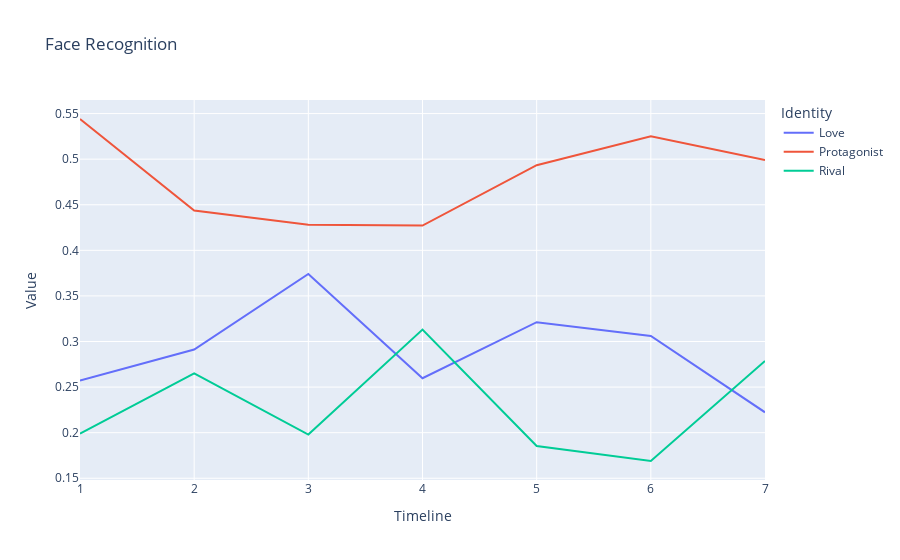

Write notebook code for a chart like this one.
### Markdown cell above
### CHUNKED PRESENCE WITH FILM MEANS

### Code cell
CHUNKING = 8

# User plotly to visualize something

import plotly.express as px
import pandas as pd

# Load all csv files in csv/
import glob
import os

csv_files = glob.glob("csv/*.csv")

USE_GENERAL_NAMES = True # Keep true
USE_GENDER_NAMES = False

USE_FILM_AVERAGE = True # Better keep true

IGNORE_MINOR_CHARACTERS = True

FILM_FRAME_TOTALS = {
	"Cliff": 2097,
	"Our Village": 2377,
	"Diary of Nurse": 2297,
	"Sabrina": 2751,
	"The Man from Laramie": 2477,
	"Human Desire": 2200,
	"Chikamatsu Story": 2460,
	"Black River": 2552,
	"Duel in the Sun": 3207,
	"Gilda": 2652,
	"Jigoku Mon": 2151,
	"Kurutta Kajitsu": 2076,
	"Notorious": 2433,
	"Oklahoma": 3577,
	"Vikings": 2740,
	"Waves of Life": 2465
}

RIVALS = ["Keming", "Professor Yuan", "Haoru", "David", "Vic", "Carl", "Ishun", "Hitokiri Joe", "Natsuhisa", "Bo Kang", "Wataru", "Jud", "Alex Sebastian", "Ballin", "Einar", "Jesse"]
MALES = ["Zhanwu", "Fan Jun", "Changping", "Linus", "Will", "Jeff", "Mohei", "Nishida", "Haruji", "Jin Zhang", "Moritoo", "Curly", "Devlin", "Johnny", "Eric", "Lewt"]
LADIES = ["Shuzhen", "Fang Qing", "Suhua", "Sabrina", "Barbara", "Vicki", "Osan", "Shizuko", "Eri", "Ye Suping", "Kesa", "Laurey", "Alicia", "Gilda", "Morgana", "Pearl"]

PROTAGONISTS = ["Zhanwu", "Fang Qing", "Suhua", "Sabrina", "Will", "Jeff", "Mohei", "Nishida", "Haruji", "Jin Zhang", "Moritoo", "Curly", "Alicia", "Johnny", "Eric", "Pearl"]
LOVES = ["Shuzhen", "Fan Jun", "Changping", "Linus", "Barbara", "Vicki", "Osan", "Shizuko", "Eri", "Ye Suping", "Kesa", "Laurey", "Devlin", "Gilda", "Morgana", "Lewt"]

def find_section(range_start, range_end, num_sections, value):
    """
    Given a range [range_start, range_end], this function splits it into
    num_sections and returns which section (1-based index) the value falls into.

    :param range_start: The start of the range (inclusive).
    :param range_end: The end of the range (inclusive).
    :param num_sections: Number of sections to divide the range into.
    :param value: The value for which we want to determine the section index.
    :return: The section index (1-based) where the value fits.
    """
    # Handle edge cases, e.g., if value < range_start or value > range_end
    if value <= range_start:
        return 1
    if value >= range_end:
        return num_sections

    # Compute the size of each section
    section_size = (range_end - range_start) / num_sections

    # Determine which section the value falls into using integer division
    section_index = int((value - range_start) // section_size) + 1

    # Make sure the section index doesn't exceed num_sections
    if section_index > num_sections:
        section_index = num_sections

    return section_index

def get_name(name):
	if USE_GENDER_NAMES:
		if name in MALES:
			name = "Male"
		elif name in LADIES:
			name = "Female"
	else:
		if name in PROTAGONISTS:
			name = "Protagonist"
		elif name in LOVES:
			name = "Love"
	return name

data = []
chunks = []
chunk_totals = {}
chunk_all_totals = []
for i in range(CHUNKING + 1):
	chunk_all_totals.append(0)
for i in range(CHUNKING + 1):
	chunks.append({})

for file in csv_files:
	film = file[4:-4]
	with open(file) as f:
		lines = f.readlines()[2:]
		for line in lines:
			line = line.split(",")
			if line[5] != "\"N/A\"":
				# Att 3 is frame numbder / film's total frames (the film is the name of the current csv file)
				total = FILM_FRAME_TOTALS[os.path.basename(file)[:-4]]
				frame = int(line[0][1:][:-1])
				name = line[5][1:][:-1]
				if USE_GENERAL_NAMES:
					if name in RIVALS:
						name = "Rival"
					name = get_name(name)
				if IGNORE_MINOR_CHARACTERS:
					if USE_GENERAL_NAMES:
						if name not in ["Rival", "Protagonist", "Female", "Male", "Love"]:
							continue
					else:
						if name not in RIVALS:
							if name not in PROTAGONISTS:
								if name not in LOVES:
									continue

				time = find_section(0, total, CHUNKING, frame)

				name = film + ":::" + name
				chunk_all_totals[time] += 1

				# the chunk array time participant is a dictionary of the participants in that chunk
				chunk_key = film + "---" + f"{time}"
				if chunk_key not in chunk_totals:
					chunk_totals[chunk_key] = 0

				chunk_totals[chunk_key] += 1
				if name not in chunks[time]:
					chunks[time][name] = 0
				chunks[time][name] += 1
				#data.append([frame, line[1], name, time])

for i in range(CHUNKING):
	names = {}
	for name in chunks[i]:
		# print(name)
		
		films = name.split(":::")
		real_name = films[1]
		real_film = films[0]

		total = chunk_totals[real_film + "---" + f"{i}"]
		character_in_chunk = chunks[i][name]
		avg = character_in_chunk / total
		if real_name not in names:
			names[real_name] = 0
		if USE_FILM_AVERAGE:
			names[real_name] += avg
		else:
			names[real_name] += character_in_chunk

	for name in names:
		chunk_total = names[name]
		real_avg = chunk_total / len(FILM_FRAME_TOTALS)

		data.append([i, name, real_avg])

df = pd.DataFrame(data, columns=["Timeline", "Identity", "Value"])
df["Identity"] = df["Identity"].astype(str)
df["Identity"] = df["Identity"].apply(lambda x: x.split(" ")[0])

# Create a scatter plot of the data
fig = px.line(df, x="Timeline", y="Value", color="Identity", title="Face Recognition")
fig.show()

### Figure 1 — Plotly figure (JSON) as saved in the notebook; plotly's stock layout.template omitted (floating-point values rounded to 4 significant figures)
{"data": [{"hovertemplate": "Identity=Love<br>Timeline=%{x}<br>Value=%{y}<extra></extra>", "legendgroup": "Love", "line": {"color": "#636efa", "dash": "solid"}, "marker": {"symbol": "circle"}, "mode": "lines", "name": "Love", "orientation": "v", "showlegend": true, "type": "scatter", "x": [1, 2, 3, 4, 5, 6, 7], "xaxis": "x", "y": [0.2571, 0.2912, 0.374, 0.2597, 0.3212, 0.3061, 0.2223], "yaxis": "y"}, {"hovertemplate": "Identity=Protagonist<br>Timeline=%{x}<br>Value=%{y}<extra></extra>", "legendgroup": "Protagonist", "line": {"color": "#EF553B", "dash": "solid"}, "marker": {"symbol": "circle"}, "mode": "lines", "name": "Protagonist", "orientation": "v", "showlegend": true, "type": "scatter", "x": [1, 2, 3, 4, 5, 6, 7], "xaxis": "x", "y": [0.5441, 0.4437, 0.428, 0.4272, 0.4934, 0.525, 0.499], "yaxis": "y"}, {"hovertemplate": "Identity=Rival<br>Timeline=%{x}<br>Value=%{y}<extra></extra>", "legendgroup": "Rival", "line": {"color": "#00cc96", "dash": "solid"}, "marker": {"symbol": "circle"}, "mode": "lines", "name": "Rival", "orientation": "v", "showlegend": true, "type": "scatter", "x": [1, 2, 3, 4, 5, 6, 7], "xaxis": "x", "y": [0.1989, 0.2651, 0.1979, 0.3131, 0.1854, 0.1689, 0.2786], "yaxis": "y"}], "layout": {"legend": {"title": {"text": "Identity"}, "tracegroupgap": 0}, "title": {"text": "Face Recognition"}, "xaxis": {"anchor": "y", "domain": [0, 1], "title": {"text": "Timeline"}}, "yaxis": {"anchor": "x", "domain": [0, 1], "title": {"text": "Value"}}}}
